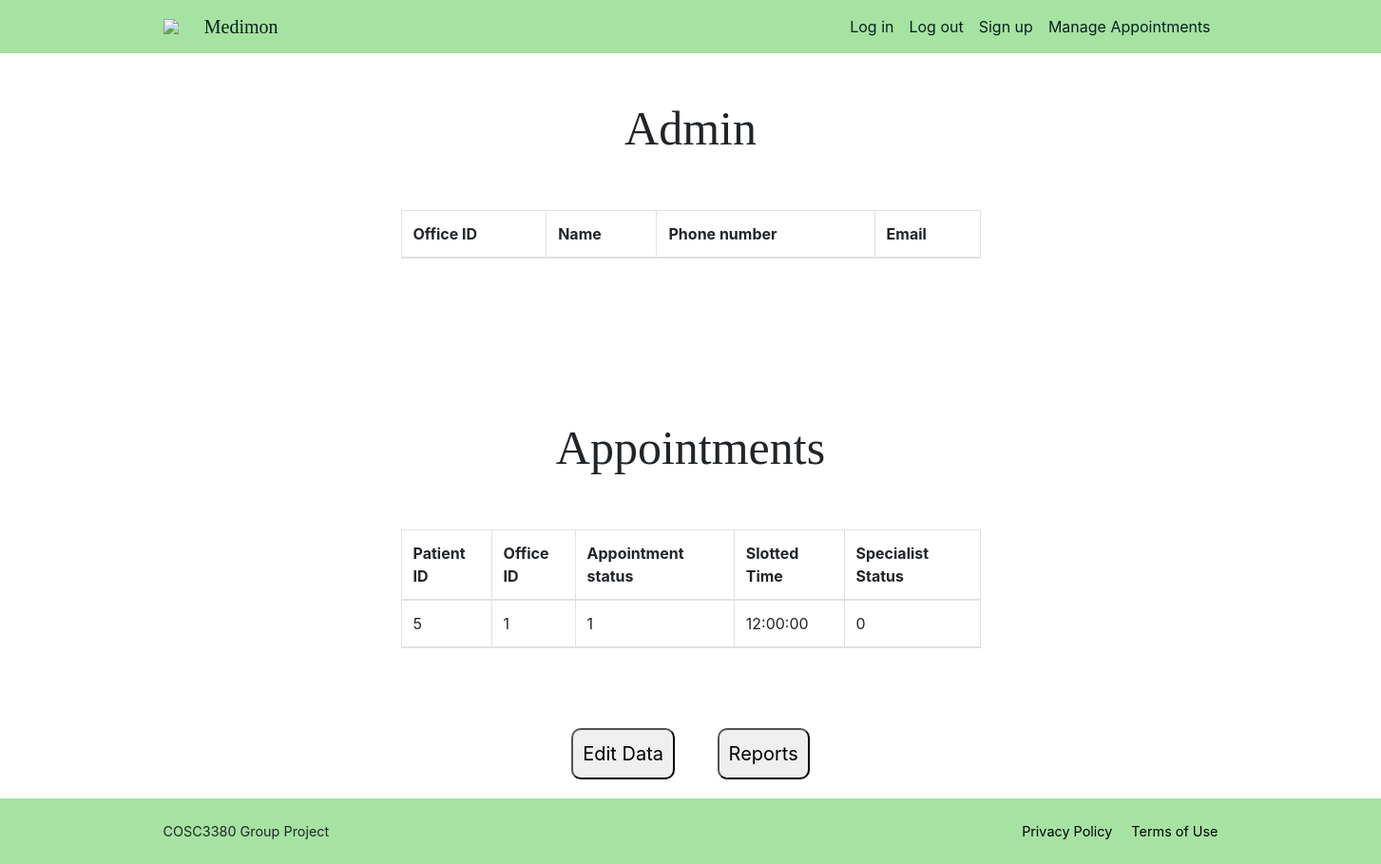
Page /adminPage.php (signed in) on the earlier database version.
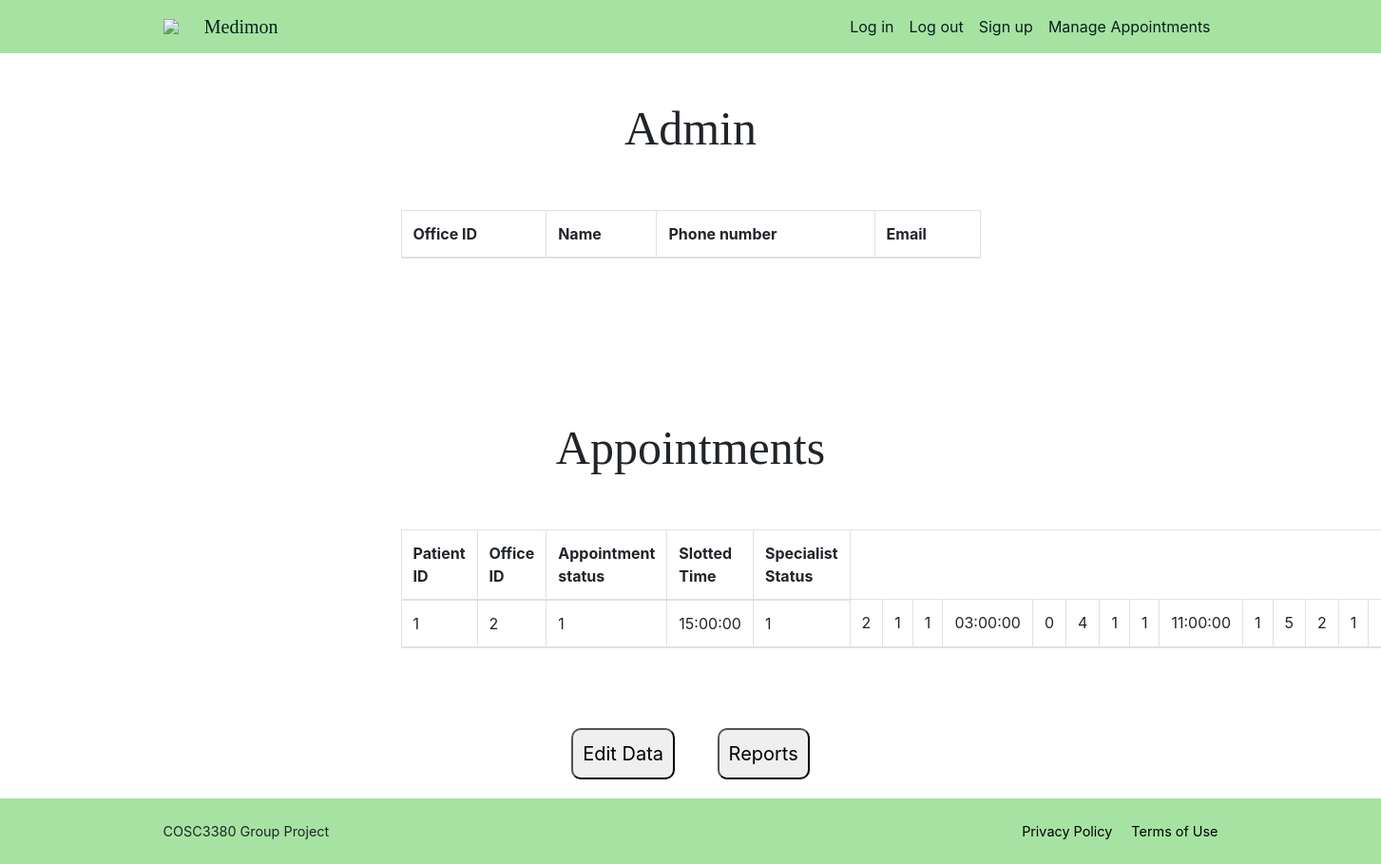
Same page on the later database version.
### tables this page shows
CREATE TABLE APPOINTMENT (
	Appointment_id        INT AUTO_INCREMENT,
    Patient_id            INT,
    Doctor_id             INT NOT NULL,
    Office_id             INT NOT NULL,
    Appointment_status_id INT NOT NULL,
    Slotted_time          TIME NOT NULL,
    Specialist_status     BOOLEAN NOT NULL,  
    PRIMARY KEY (Appointment_id),
    FOREIGN KEY (Patient_id) REFERENCES PATIENT(Patient_id),
    FOREIGN KEY (Doctor_id) REFERENCES DOCTOR(Doctor_id),
    FOREIGN KEY (Office_id) REFERENCES OFFICE(Office_id)
);

### adminPage.php (the view, shortened to what this page needs)
<?php
require_once "./php/config.php";
$id = $_SESSION["id"];
$sql = "SELECT Patient_id, Office_id, Appointment_status_id, Slotted_time, Specialist_status FROM APPOINTMENT WHERE Doctor_id = '$id'";
$result = mysqli_query($db, $sql);
$APtableResult = "";
if ($result->num_rows > 0) {
  $APtableResult = "<tr>";
  while($row = $result-> fetch_assoc()) {
    $APtableResult .= "<td>" . $row["Patient_id"] . "</td><td>"  . $row["Office_id"] . "</td><td>" . $row["Appointment_status_id"] . "</td><td>" . $row["Slotted_time"] . "</td><td>" . $row["Specialist_status"] . "</td>";
  }
  $APtableResult .= "</tr>";
}
?>
<!doctype html>
<html lang="en">
<head>
  <link rel="stylesheet" href="./css/style.css">
  <link rel="stylesheet" href="https://stackpath.bootstrapcdn.com/bootstrap/4.3.1/css/bootstrap.min.css"
>
</head>
<?php include_once("./php/header.php"); ?>
<section id="AdminUsers">
  <div class="main-container">
    <div class="main-wrap">
      <div class="text-center" id="Admin-header">Admin</div>
      <div class="container-fluid">
        <div class="row justify-content-center my-5">
          <div class="col-10">
            <table class="table table-bordered">
              <thead class="thead">
                <tr>
                  <th scope="col">Office ID</th>
                  <th scope="col">Name</th>
                  <th scope="col">Phone number</th>
                  <th scope="col">Email</th>
                </tr>
              </thead>
            </table>
          </div>
        </div>
      </div>
    </div>
  </div>
</section>
<section id="Doc's Patients">
  <div class="main-container">
    <div class="main-wrap">
      <div class="text-center" id="Doctor-header">Appointments</div>
      <div class="container-fluid">
        <div class="row justify-content-center my-5">
          <div class="col-10">
            <table class="table table-bordered">
              <thead class="thead">
                <tr>
                  <th>Patient ID</th>
                  <th>Office ID</th>
                  <th>Appointment status</th>
                  <th>Slotted Time</th>
                  <th>Specialist Status</th>
                </tr>
                <?php echo $APtableResult;?>
              </thead>
            </table>
          </div>
        </div>
      </div>
    </div>
  </div>
</section>
  <body>
     <div id = "container">
        <a href="DataEntryForm.php">
          <button id = "Redi1">Edit Data</button>
        </a>
        <a href="ReportsForm.php">
          <button id = "Redi2">Reports</button>
        </a>
     </div>
  </body>
<?php include_once("./php/footer.php"); ?>
</body>
</html>

Differences in the rows shown:
changed appointment (number 1 of 4 on the later page): Patient "5" → "1"; Office "1" → "2"; Slotted_time "12:00:00" → "15:00:00"; Specialist_status "0" → "1"
added appointment: Patient "2", Office "1", Appointment_status "1", Slotted_time "03:00:00", Specialist_status "0"
added appointment: Patient "4", Office "1", Appointment_status "1", Slotted_time "11:00:00", Specialist_status "1"
added appointment: Patient "5", Office "2", Appointment_status "1"
